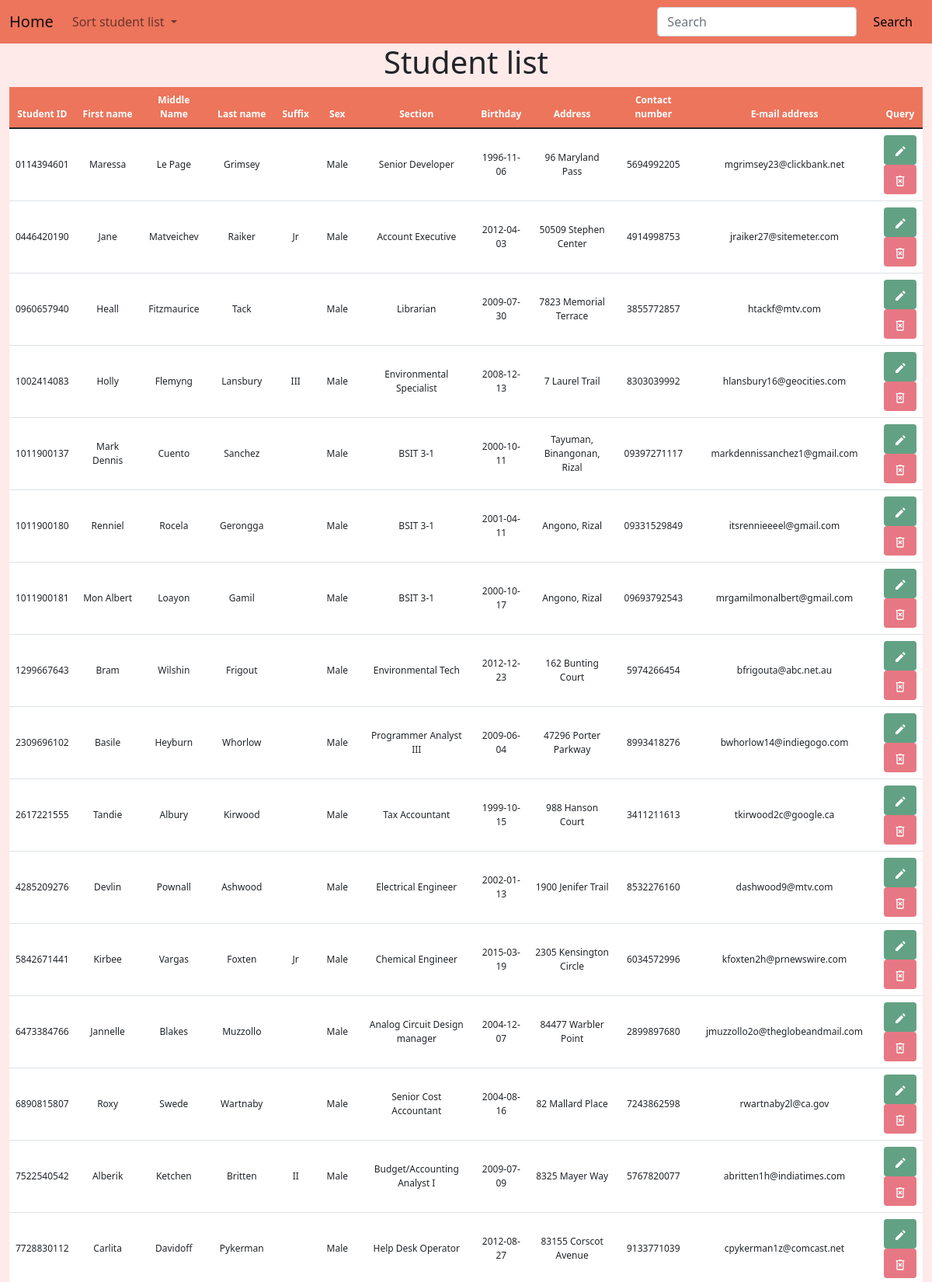
The page /controls/crud.php?sort=Student_Sex (upper part) on the database its author committed.
### tables this page shows
CREATE TABLE `tbl_student_profile` (
  `Student_ID` varchar(10) NOT NULL PRIMARY KEY,
  `Student_First_Name` varchar(50) NOT NULL,
  `Student_Middle_Name` varchar(50),
  `Student_Last_Name` varchar(50) NOT NULL,
  `Student_Suffix` varchar(10),
  `Student_Sex` enum('Male','Female') NOT NULL,
  `Student_Section` varchar(50) NOT NULL,
  `Student_Birthday` date NOT NULL,
  `Student_Address` varchar(100) NOT NULL,
  `Student_Contact_Number` varchar(11) NOT NULL,
  `Student_Email_Address` varchar(50) NOT NULL,
  `is_archive` boolean NOT NULL DEFAULT false
);

### functions/functions.php (called while the page is built, shortened)
<?php
function view($name, $contents = ''){
    require(APP_PATH . "page/layout-page.php");
}

### controls/crud.php (called while the page is built, shortened)
<?php
$view_bag = [
    'title' => 'Student Database',
    'heading' => 'Student list'
];
$records = Data::get_student_records();
if (is_get()) {
    if (isset($_GET['sort'])) {
        $sort = $_GET['sort'];
        $records = Data::sort_by($sort);
    }
}
view('crud', $records);

### functions/data/mysql.class.php (called while the page is built, shortened)
<?php
class MySqlDataProvider {
    public function __construct($source) {
        $this->source = $source;
    }
    public function sort_by($sort) {
        $pdo = $this->connect();
        $smt = $pdo->query("SELECT * FROM tbl_student_profile WHERE is_archive = false ORDER BY $sort");
        $data = $smt->fetchAll(PDO::FETCH_CLASS, 'StudentProfile');
        return $data;
    }
    private function connect() {
        try {
            return new PDO($this->source, CONFIG['db_user'], CONFIG['db_password']);
        } catch (PDOException $e) {
            return null;
        }
    }
}

### functions/data/static.class.php (called while the page is built, shortened)
<?php
class Data {
    static private $mdp;
    static public function init(MySqlDataProvider $mdp){
        return self::$mdp = $mdp;
    }
    static public function sort_by($sort){
        return self::$mdp->sort_by($sort);
    }
}

### page/crud-page.php (the view, shortened to what this page needs)
<div class="container-fluid">
    <h1 class="text-center align-middle"><?= $view_bag['heading'] ?></h1>
</div>
<div class="container-fluid container-table">
    <table class="table table-hover text-center align-middle" id="table">
        <thead>
            <tr>
                <th scope="col" id="id">Student ID</th>
                <th scope="col" id="fname">First name</th>
                <th scope="col" id="mname">Middle Name</th>
                <th scope="col" id="lname">Last name</th>
                <th scope="col" id="suffix">Suffix</th>
                <th scope="col" id="section">Sex</th>
                <th scope="col" id="sex">Section</th>
                <th scope="col" id="bday">Birthday</th>
                <th scope="col" id="address">Address</th>
                <th scope="col" id="number">Contact number</th>
                <th scope="col" id="email">E-mail address</th>
                <th scope="col" id="query">Query</th>
            </tr>
        </thead>
        <tbody>
            <?php foreach ($contents as $object) : ?>
                <tr>
                    <td><?= $object->Student_ID ?></td>
                    <td><?= $object->Student_First_Name ?></td>
                    <td><?= $object->Student_Middle_Name ?></td>
                    <td><?= $object->Student_Last_Name ?></td>
                    <td><?= $object->Student_Suffix ?></td>
                    <td><?= $object->Student_Sex ?></td>
                    <td><?= $object->Student_Section ?></td>
                    <td><?= $object->Student_Birthday ?></td>
                    <td><?= $object->Student_Address ?></td>
                    <td><?= $object->Student_Contact_Number ?></td>
                    <td><?= $object->Student_Email_Address ?></td>
                    <td>
                        <a class="btn button-edit-bg" type="submit" data-bs-toggle="modal" data-bs-target="#showEditModal">
                        </a>
                        <br>
                        <a class="btn button-delete-bg" type="submit" name="delete" method="get" data-bs-toggle="modal" data-bs-target="#showDeleteModal">
                        </a>
                    </td>
                </tr>
            <?php endforeach ?>
        </tbody>
    </table>
</div>

### css/stylesheet-crud.css (style rules this page uses)
body { background-color: #fdeae9; }
.container-table thead { background-color: #ec755c; color: white; }
.button-edit-bg { background-color: #63a184; }
.button-delete-bg { background-color: #e77883; }
table { background-color: white; }
tr { font-size: 30px; font-size: 1vw; }

### rows shown on the page
tbl_student_profile: Student_ID "0114394601", Student_First_Name "Maressa", Student_Middle_Name "Le Page", Student_Last_Name "Grimsey", Student_Sex "Male", Student_Section "Senior Developer", Student_Birthday "1996-11-06", Student_Address "96 Maryland Pass", Student_Contact_Number "5694992205", Student_Email_Address "mgrimsey23@clickbank.net"
tbl_student_profile: Student_ID "0446420190", Student_First_Name "Jane", Student_Middle_Name "Matveichev", Student_Last_Name "Raiker", Student_Suffix "Jr", Student_Sex "Male", Student_Section "Account Executive", Student_Birthday "2012-04-03", Student_Address "50509 Stephen Center", Student_Contact_Number "4914998753", Student_Email_Address "jraiker27@sitemeter.com"
tbl_student_profile: Student_ID "0960657940", Student_First_Name "Heall", Student_Middle_Name "Fitzmaurice", Student_Last_Name "Tack", Student_Sex "Male", Student_Section "Librarian", Student_Birthday "2009-07-30", Student_Address "7823 Memorial Terrace", Student_Contact_Number "3855772857", Student_Email_Address "htackf@mtv.com"
tbl_student_profile: Student_ID "1002414083", Student_First_Name "Holly", Student_Middle_Name "Flemyng", Student_Last_Name "Lansbury", Student_Suffix "III", Student_Sex "Male", Student_Section "Environmental Specialist", Student_Birthday "2008-12-13", Student_Address "7 Laurel Trail", Student_Contact_Number "8303039992", Student_Email_Address "hlansbury16@geocities.com"
tbl_student_profile: Student_ID "1011900137", Student_First_Name "Mark Dennis", Student_Middle_Name "Cuento", Student_Last_Name "Sanchez", Student_Sex "Male", Student_Section "BSIT 3-1", Student_Birthday "2000-10-11", Student_Address "Tayuman, Binangonan, Rizal", Student_Contact_Number "09397271117", Student_Email_Address "markdennissanchez1@gmail.com"
tbl_student_profile: Student_ID "1011900180", Student_First_Name "Renniel", Student_Middle_Name "Rocela", Student_Last_Name "Gerongga", Student_Sex "Male", Student_Section "BSIT 3-1", Student_Birthday "2001-04-11", Student_Address "Angono, Rizal", Student_Contact_Number "09331529849", Student_Email_Address "itsrennieeeel@gmail.com"
tbl_student_profile: Student_ID "1011900181", Student_First_Name "Mon Albert", Student_Middle_Name "Loayon", Student_Last_Name "Gamil", Student_Sex "Male", Student_Section "BSIT 3-1", Student_Birthday "2000-10-17", Student_Address "Angono, Rizal", Student_Contact_Number "09693792543", Student_Email_Address "mrgamilmonalbert@gmail.com"
tbl_student_profile: Student_ID "1299667643", Student_First_Name "Bram", Student_Middle_Name "Wilshin", Student_Last_Name "Frigout", Student_Sex "Male", Student_Section "Environmental Tech", Student_Birthday "2012-12-23", Student_Address "162 Bunting Court", Student_Contact_Number "5974266454", Student_Email_Address "bfrigouta@abc.net.au"
tbl_student_profile: Student_ID "2309696102", Student_First_Name "Basile", Student_Middle_Name "Heyburn", Student_Last_Name "Whorlow", Student_Sex "Male", Student_Section "Programmer Analyst III", Student_Birthday "2009-06-04", Student_Address "47296 Porter Parkway", Student_Contact_Number "8993418276", Student_Email_Address "bwhorlow14@indiegogo.com"
tbl_student_profile: Student_ID "2617221555", Student_First_Name "Tandie", Student_Middle_Name "Albury", Student_Last_Name "Kirwood", Student_Sex "Male", Student_Section "Tax Accountant", Student_Birthday "1999-10-15", Student_Address "988 Hanson Court", Student_Contact_Number "3411211613", Student_Email_Address "tkirwood2c@google.ca"
tbl_student_profile: Student_ID "4285209276", Student_First_Name "Devlin", Student_Middle_Name "Pownall", Student_Last_Name "Ashwood", Student_Sex "Male", Student_Section "Electrical Engineer", Student_Birthday "2002-01-13", Student_Address "1900 Jenifer Trail", Student_Contact_Number "8532276160", Student_Email_Address "dashwood9@mtv.com"
tbl_student_profile: Student_ID "5842671441", Student_First_Name "Kirbee", Student_Middle_Name "Vargas", Student_Last_Name "Foxten", Student_Suffix "Jr", Student_Sex "Male", Student_Section "Chemical Engineer", Student_Birthday "2015-03-19", Student_Address "2305 Kensington Circle", Student_Contact_Number "6034572996", Student_Email_Address "kfoxten2h@prnewswire.com"
tbl_student_profile: Student_ID "6473384766", Student_First_Name "Jannelle", Student_Middle_Name "Blakes", Student_Last_Name "Muzzollo", Student_Sex "Male", Student_Section "Analog Circuit Design manager", Student_Birthday "2004-12-07", Student_Address "84477 Warbler Point", Student_Contact_Number "2899897680", Student_Email_Address "jmuzzollo2o@theglobeandmail.com"
tbl_student_profile: Student_ID "6890815807", Student_First_Name "Roxy", Student_Middle_Name "Swede", Student_Last_Name "Wartnaby", Student_Sex "Male", Student_Section "Senior Cost Accountant", Student_Birthday "2004-08-16", Student_Address "82 Mallard Place", Student_Contact_Number "7243862598", Student_Email_Address "rwartnaby2l@ca.gov"
tbl_student_profile: Student_ID "7522540542", Student_First_Name "Alberik", Student_Middle_Name "Ketchen", Student_Last_Name "Britten", Student_Suffix "II", Student_Sex "Male", Student_Section "Budget/Accounting Analyst I", Student_Birthday "2009-07-09", Student_Address "8325 Mayer Way", Student_Contact_Number "5767820077", Student_Email_Address "abritten1h@indiatimes.com"
tbl_student_profile: Student_ID "7728830112", Student_First_Name "Carlita", Student_Middle_Name "Davidoff", Student_Last_Name "Pykerman", Student_Sex "Male", Student_Section "Help Desk Operator", Student_Birthday "2012-08-27", Student_Address "83155 Corscot Avenue", Student_Contact_Number "9133771039", Student_Email_Address "cpykerman1z@comcast.net"

### other values the page prints
$view_bag['heading'] "Student list"
